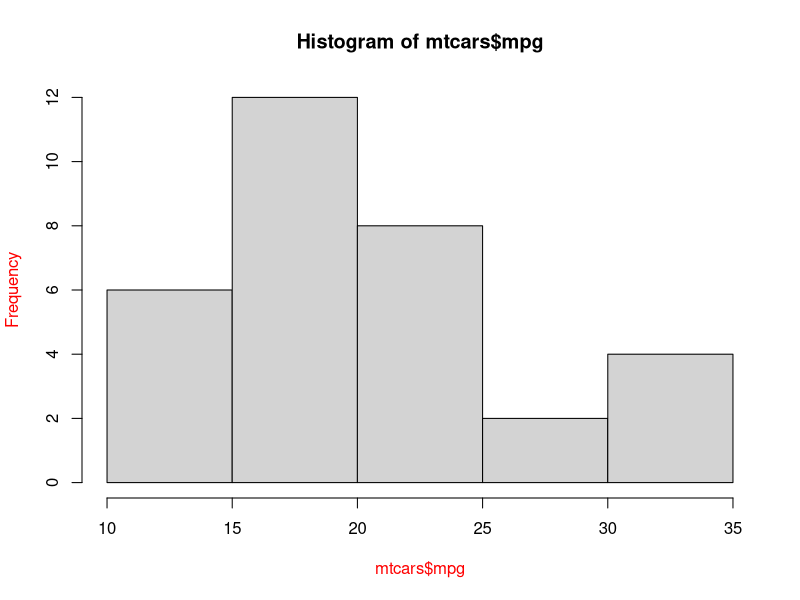
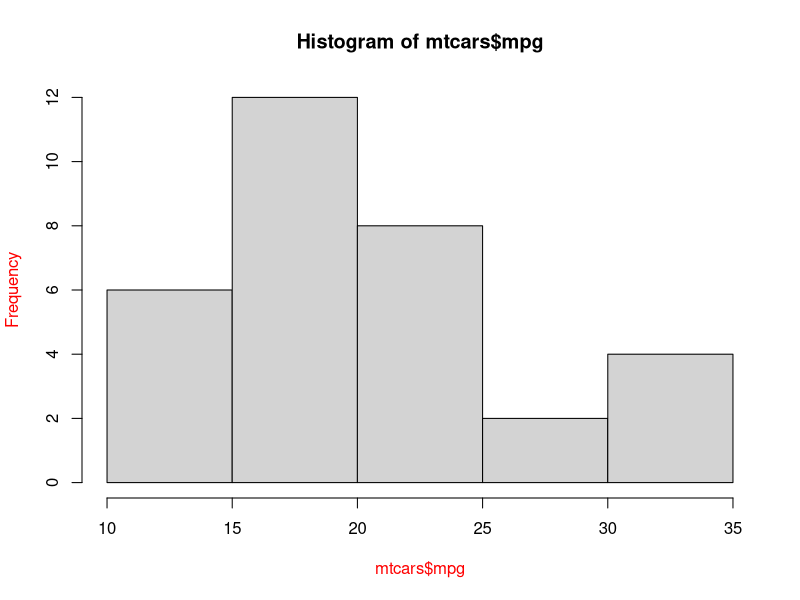
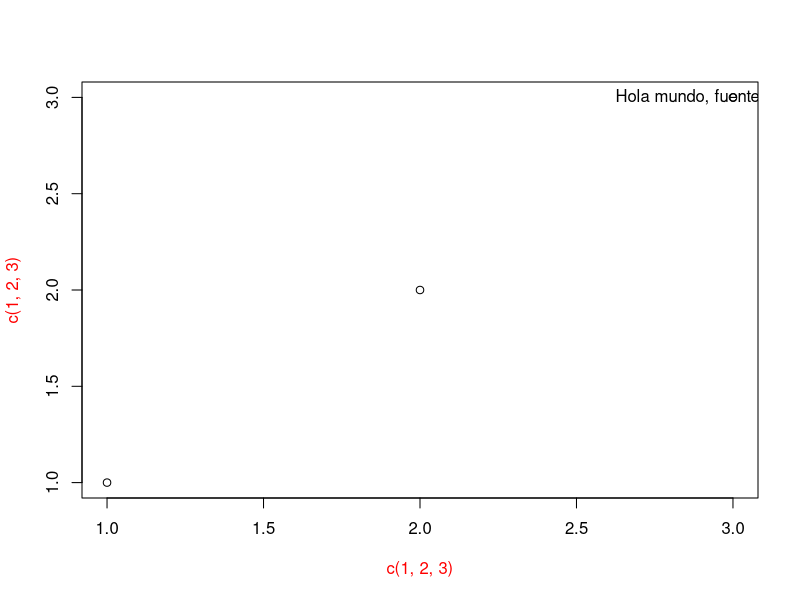
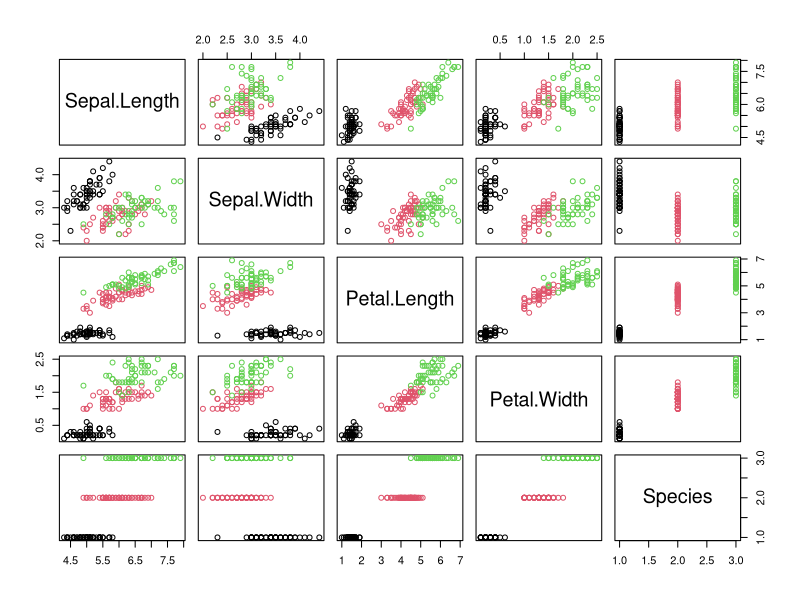

Source code (R) for these figures, in order:
#Vamos a ver la funcion par
objeto = par()
par(col.lab = "red") #Le ponemos de color rojo a las etiquetas
hist(mtcars$mpg)
#Tambien podemos
hist(mtcars$mpg, col.lab="red")
#Los simbolos para graficar van desde el 1 al 25 dandole valor al pch
plot(c(1, 2, 3), c(1, 2, 3), pch=21)
#lwd es el ancho del grosor de una linea al graficar
text(3, 3, "Hola mundo, fuente por omision") #Grafica letras

#Para graficar el color de cada dato de iris por un color diferente podemos usar
plot(iris, col=iris$Species, pch=21)
legend(x = 4.5, y = 7, legend = levels(iris$Species), col = c(1:3), pch = 16)
#Esto usamos para ponerle nombres a los puntos
